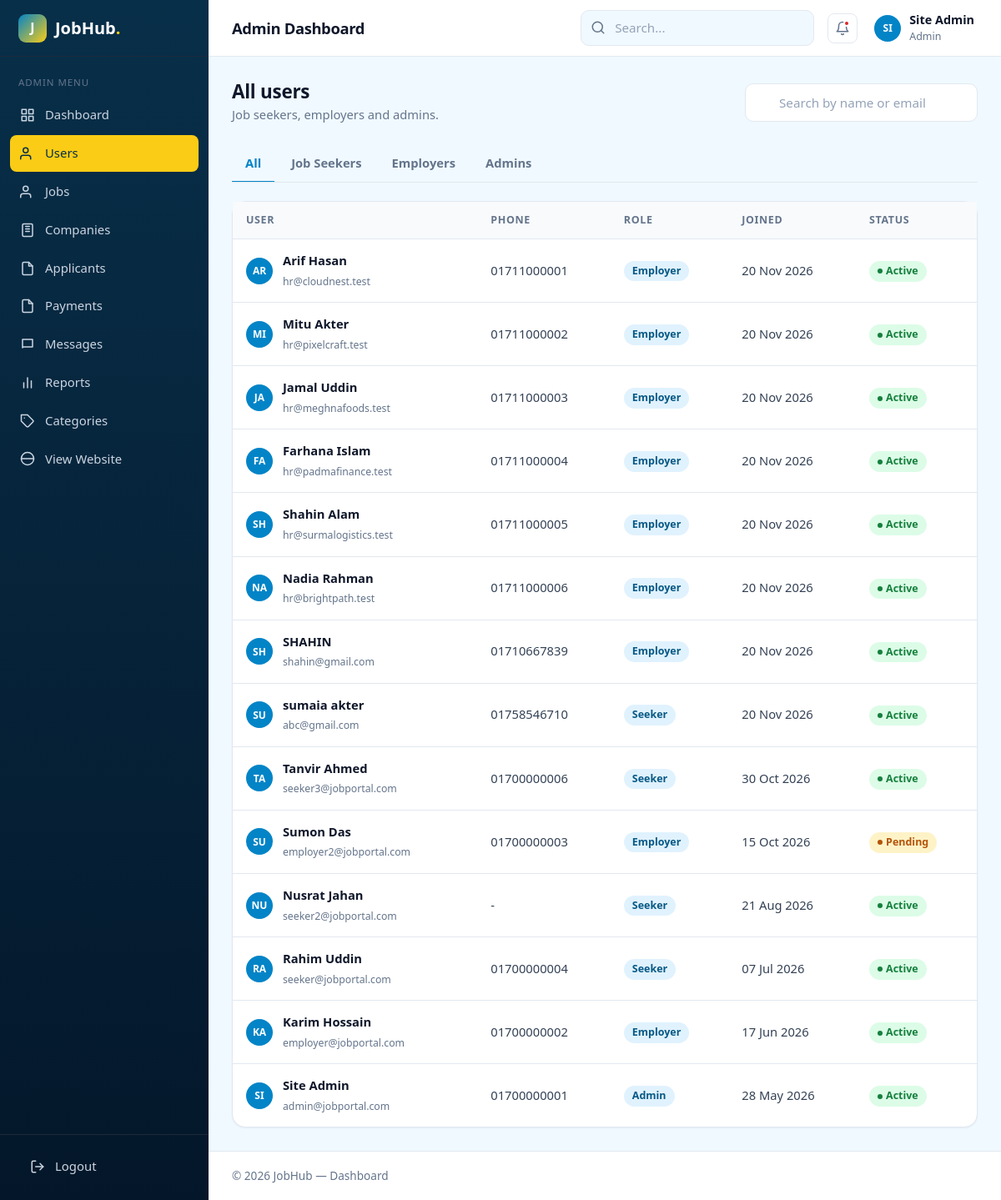
The app's page /admin/users.php (signed in), older data.
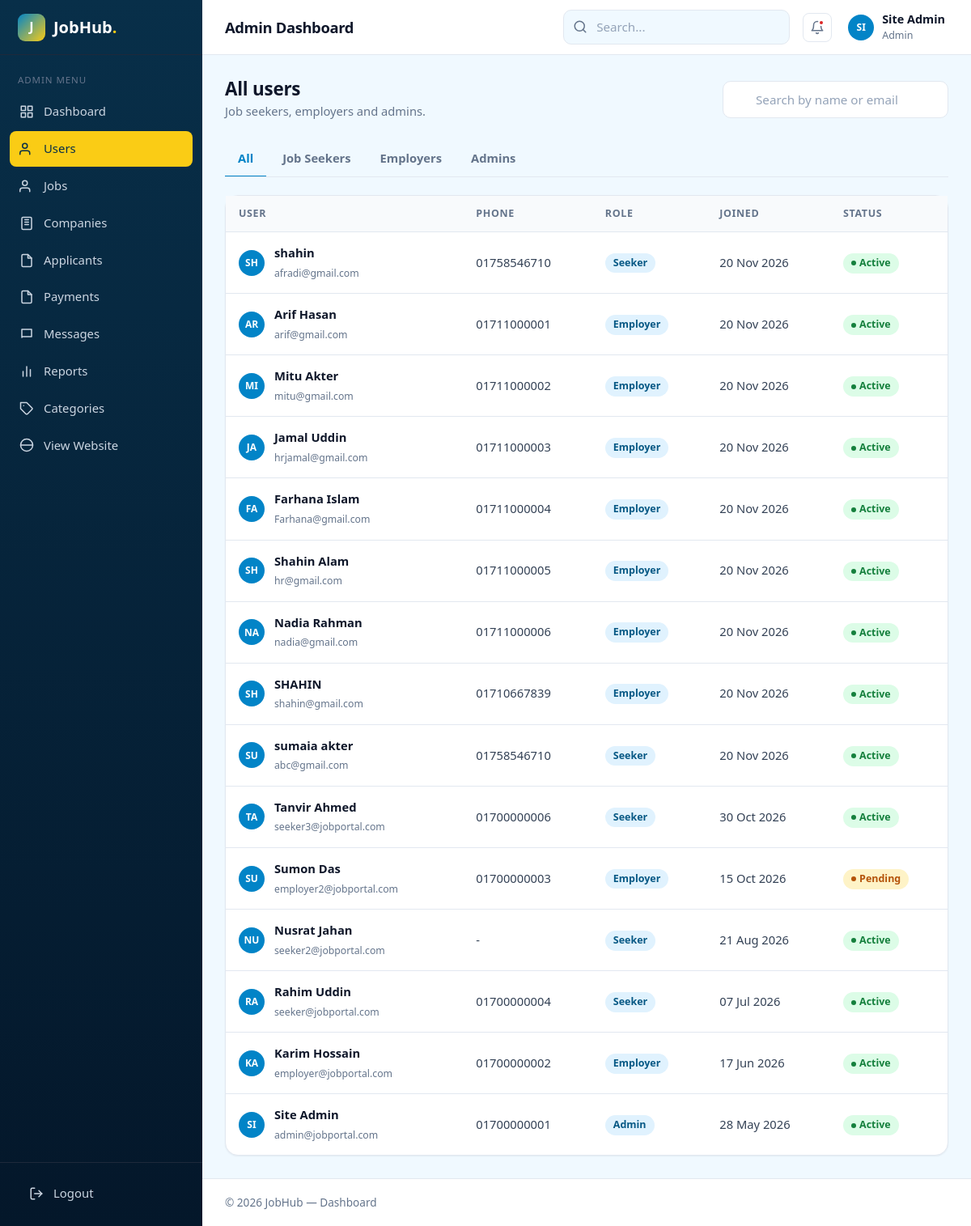
The same page, newer data.
### tables this page shows
CREATE TABLE `users` (
  `id` int UNSIGNED NOT NULL,
  `name` varchar(100) NOT NULL,
  `email` varchar(150) NOT NULL,
  `phone` varchar(20) DEFAULT NULL,
  `password` varchar(255) NOT NULL,
  `role` enum('admin','employer','seeker') NOT NULL,
  `status` enum('active','pending','blocked') NOT NULL DEFAULT 'active',
  `created_at` timestamp NOT NULL DEFAULT CURRENT_TIMESTAMP
);

### admin/users.php (the view, shortened to what this page needs)
<?php
include('../dbconfig.php');
$role = isset($_GET['role']) ? $_GET['role'] : '';
$where = "WHERE 1";
$users = $conn->query("SELECT * FROM users $where ORDER BY created_at DESC");
$statusColor = array('active' => 'badge-success', 'pending' => 'badge-warning', 'blocked' => 'badge-danger');
?>
<!DOCTYPE html>
<html lang="en">
<head>
  <link rel="stylesheet" href="../assets/css/style.css?v=2">
</head>
<body class="dash-body">
<?php include('include/leftbar.php'); ?>
  <?php include('include/header.php'); ?>
  <main class="dash-content">
    <div class="page-actions">
      <div><h2>All users</h2><p>Job seekers, employers and admins.</p></div>
      <form action="" method="get" class="input-icon">
        <input class="form-control" name="q" placeholder="Search by name or email" value="<?php echo htmlspecialchars($_GET['q'] ?? ''); ?>">
      </form>
    </div>
    <div class="tabs mb-2">
      <a class="tab-btn <?php if ($role == '') echo 'active'; ?>" href="users.php">All</a>
      <a class="tab-btn <?php if ($role == 'seeker') echo 'active'; ?>" href="users.php?role=seeker">Job Seekers</a>
      <a class="tab-btn <?php if ($role == 'employer') echo 'active'; ?>" href="users.php?role=employer">Employers</a>
      <a class="tab-btn <?php if ($role == 'admin') echo 'active'; ?>" href="users.php?role=admin">Admins</a>
    </div>
    <div class="card">
      <div class="table-wrap">
        <table class="table">
          <thead><tr><th>User</th><th>Phone</th><th>Role</th><th>Joined</th><th>Status</th></tr></thead>
          <tbody>
          <?php while ($u = $users->fetch_assoc()) { ?>
            <tr>
              <td><div class="cell-user"><span class="avatar sm"><?php echo strtoupper(substr($u['name'], 0, 2)); ?></span>
                <div><strong><?php echo $u['name']; ?></strong><small><?php echo $u['email']; ?></small></div></div></td>
              <td><?php echo $u['phone'] ? $u['phone'] : '-'; ?></td>
              <td><span class="badge badge-primary"><?php echo ucfirst($u['role']); ?></span></td>
              <td><?php echo date('d M Y', strtotime($u['created_at'])); ?></td>
              <td><span class="badge badge-dot <?php echo $statusColor[$u['status']]; ?>"><?php echo ucfirst($u['status']); ?></span></td>
            </tr>
          <?php } ?>
          </tbody>
        </table>
      </div>
    </div>
  </main>
  <footer class="dash-footer">&copy; 2026 JobHub — Dashboard</footer>
</div>
</body>
</html>

### admin/include/leftbar.php (shortened to what this page needs)
<?php
$adminPage = basename($_SERVER['PHP_SELF']);
$inSub = basename(dirname($_SERVER['PHP_SELF'])) != 'admin';
$base = $inSub ? '../' : '';
?>
<aside class="sidebar">
  <a href="<?php echo $base; ?>../index.php" class="logo"><span class="logo-mark">J</span>JobHub<span class="dot">.</span></a>
  <div class="sidebar-label">Admin menu</div>
  <ul class="sidebar-menu">
    <li><a href="<?php echo $base; ?>dashboard.php" class="<?php if ($adminPage == 'dashboard.php') echo 'active'; ?>"><svg class="ic" viewBox="0 0 24 24" aria-hidden="true"><rect x="3" y="3" width="7" height="7"/><rect x="14" y="3" width="7" height="7"/><rect x="14" y="14" width="7" height="7"/><rect x="3" y="14" width="7" height="7"/></svg> Dashboard</a></li>
    <li><a href="<?php echo $base; ?>users.php" class="<?php if ($adminPage == 'users.php') echo 'active'; ?>"><svg class="ic" viewBox="0 0 24 24" aria-hidden="true"><path d="M17 21v-2a4 4 0 0 0-4-4H5a4 4 0 0 0-4 4v2"/><circle cx="9" cy="7" r="4"/></svg> Users</a></li>
    <li><a href="<?php echo $base; ?>jobs.php" class="<?php if ($adminPage == 'jobs.php') echo 'active'; ?>"><svg class="ic" viewBox="0 0 24 24" aria-hidden="true"><path d="M17 21v-2a4 4 0 0 0-4-4H5a4 4 0 0 0-4 4v2"/><circle cx="9" cy="7" r="4"/></svg> Jobs</a></li>
    <li><a href="<?php echo $base; ?>companies.php" class="<?php if ($adminPage == 'companies.php') echo 'active'; ?>"><svg class="ic" viewBox="0 0 24 24" aria-hidden="true"><rect x="4" y="2" width="16" height="20" rx="2"/><line x1="9" y1="6" x2="15" y2="6"/><line x1="9" y1="10" x2="15" y2="10"/><line x1="9" y1="14" x2="15" y2="14"/></svg> Companies</a></li>
    <li><a href="<?php echo $base; ?>applications.php" class="<?php if ($adminPage == 'applications.php') echo 'active'; ?>"><svg class="ic" viewBox="0 0 24 24" aria-hidden="true"><path d="M14 2H6a2 2 0 0 0-2 2v16a2 2 0 0 0 2 2h12a2 2 0 0 0 2-2V8z"/><polyline points="14 2 14 8 20 8"/></svg> Applicants</a></li>
    <li><a href="<?php echo $base; ?>payments.php" class="<?php if ($adminPage == 'payments.php') echo 'active'; ?>"><svg class="ic" viewBox="0 0 24 24" aria-hidden="true"><path d="M14 2H6a2 2 0 0 0-2 2v16a2 2 0 0 0 2 2h12a2 2 0 0 0 2-2V8z"/><polyline points="14 2 14 8 20 8"/></svg> Payments</a></li>
    <li><a href="<?php echo $base; ?>messages.php" class="<?php if ($adminPage == 'messages.php') echo 'active'; ?>"><svg class="ic" viewBox="0 0 24 24" aria-hidden="true"><path d="M4 4h16v12H5.17L4 17.17V4z"/></svg> Messages<?php if ($unread > 0) echo ' <span class="badge badge-warning">' . $unread . '</span>'; ?></a></li>
    <li><a href="<?php echo $base; ?>reports.php" class="<?php if ($adminPage == 'reports.php') echo 'active'; ?>"><svg class="ic" viewBox="0 0 24 24" aria-hidden="true"><line x1="6" y1="20" x2="6" y2="12"/><line x1="12" y1="20" x2="12" y2="4"/><line x1="18" y1="20" x2="18" y2="9"/></svg> Reports</a></li>
    <li><a href="<?php echo $base; ?>categories/index.php" class="<?php if ($inSub) echo 'active'; ?>"><svg class="ic" viewBox="0 0 24 24" aria-hidden="true"><path d="M20.59 13.41l-7.17 7.17a2 2 0 0 1-2.83 0L2 12V2h10l8.59 8.59a2 2 0 0 1 0 2.82z"/><line x1="7" y1="7" x2="7.01" y2="7"/></svg> Categories</a></li>
    <li><a href="<?php echo $base; ?>../index.php"><svg class="ic" viewBox="0 0 24 24" aria-hidden="true"><circle cx="12" cy="12" r="10"/><line x1="2" y1="12" x2="22" y2="12"/></svg> View Website</a></li>
  </ul>
  <div class="sidebar-foot">
    <ul class="sidebar-menu">
      <li><a href="<?php echo $base; ?>../logout.php"><svg class="ic" viewBox="0 0 24 24" aria-hidden="true"><path d="M9 21H5a2 2 0 0 1-2-2V5a2 2 0 0 1 2-2h4"/><polyline points="16 17 21 12 16 7"/><line x1="21" y1="12" x2="9" y2="12"/></svg> Logout</a></li>
    </ul>
  </div>
</aside>
<div class="dash-main">

### admin/include/header.php (shortened to what this page needs)
<header class="topbar">
    <h1 class="topbar-title">Admin Dashboard</h1>
    <div class="topbar-search input-icon"><svg class="ic" viewBox="0 0 24 24" aria-hidden="true"><circle cx="11" cy="11" r="8"/><line x1="21" y1="21" x2="16.65" y2="16.65"/></svg><input type="search" class="form-control" placeholder="Search..."></div>
    <button class="icon-btn notif" aria-label="Notifications"><svg class="ic" viewBox="0 0 24 24" aria-hidden="true"><path d="M18 8A6 6 0 0 0 6 8c0 7-3 9-3 9h18s-3-2-3-9"/><path d="M13.73 21a2 2 0 0 1-3.46 0"/></svg><span class="dot"></span></button>
    <div class="dropdown">
      <button class="dropdown-toggle">
        <span class="avatar sm"><?php echo strtoupper(substr($_SESSION['name'], 0, 2)); ?></span>
        <span class="user-meta"><strong><?php echo $_SESSION['name']; ?></strong><small>Admin</small></span>
      </button>
    </div>
  </header>

Row changes from the older to the newer data that the page shows:
added users: name "SH", name "shahin", email "afradi@gmail.com", phone "01758546710", role "Seeker", created_at "20 Nov 2026", status "Active"
changed users "Arif Hasan": email "hr@cloudnest.test" → "arif@gmail.com"
changed users "Mitu Akter": email "hr@pixelcraft.test" → "mitu@gmail.com"
changed users "Jamal Uddin": email "hr@meghnafoods.test" → "hrjamal@gmail.com"
changed users "Farhana Islam": email "hr@padmafinance.test" → "Farhana@gmail.com"
changed users "Shahin Alam": email "hr@surmalogistics.test" → "hr@gmail.com"
changed users "Nadia Rahman": email "hr@brightpath.test" → "nadia@gmail.com"
